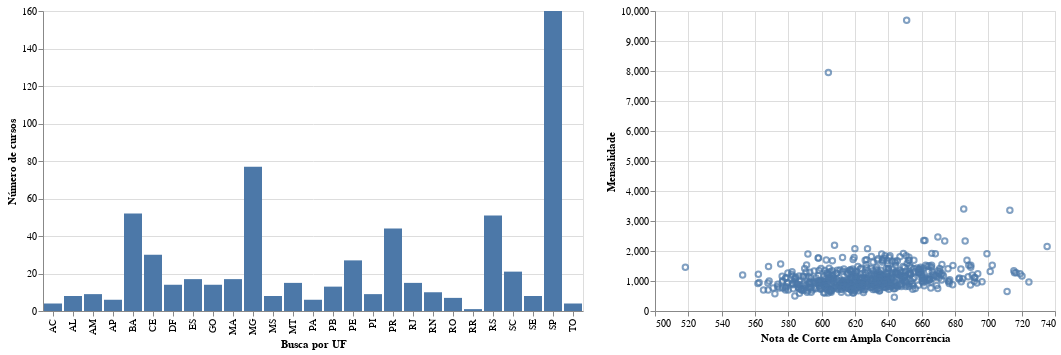

The notebook cell this image was saved under:
### Markdown cell above
# **Informações de cursos por busca**

O usuário deve fornecer um nome de curso disponível no dataset e será apresentado a ele um gráfico com as informações de busca.

### Code cell
Curso = input(str('Busque aqui um curso para obter informações: '))

tabela_curso = cursos[cursos.nome == Curso]

selecao = alt.selection_multi(fields=['uf_busca'])

hist = alt.Chart(tabela_curso).mark_bar().encode(
    x = alt.X(
        'uf_busca',
        axis = alt.Axis(title = 'Busca por UF')
        ),

    y = alt.Y(
        'count()',
        axis = alt.Axis(title = 'Número de cursos')
        ),
    color = alt.condition(selecao,'nome',alt.value('lightgray'), legend = None)
).add_selection(
    selecao
)

point = alt.Chart(tabela_curso).mark_point().encode(
    x = alt.X('nota_integral_ampla',
              scale = alt.Scale(zero = False),
              axis = alt.Axis(title = 'Nota de Corte em Ampla Concorrência')
              ),

    y = alt.Y('mensalidade',
              scale = alt.Scale(zero = False),
              axis = alt.Axis(title = 'Mensalidade')
             ),
    tooltip = ['nota_integral_ampla', 'mensalidade', 'universidade_nome', 'cidade_busca', 'turno']
).transform_filter(
    selecao
).interactive()

hist | point

### Figure 1 — Vega-Lite specification as saved in the notebook (floating-point values rounded to 4 significant figures; data arrays with more than 128 entries replaced by an {"elided": "..."} marker saying what was removed)
{"config": {"view": {"continuousWidth": 400, "continuousHeight": 300}}, "hconcat": [{"mark": "bar", "encoding": {"color": {"condition": {"field": "nome", "legend": null, "type": "nominal", "selection": "selector006"}, "value": "lightgray"}, "x": {"axis": {"title": "Busca por UF"}, "field": "uf_busca", "type": "nominal"}, "y": {"aggregate": "count", "axis": {"title": "Número de cursos"}, "type": "quantitative"}}, "selection": {"selector006": {"type": "multi", "fields": ["uf_busca"]}}}, {"mark": "point", "encoding": {"tooltip": [{"field": "nota_integral_ampla", "type": "quantitative"}, {"field": "mensalidade", "type": "quantitative"}, {"field": "universidade_nome", "type": "nominal"}, {"field": "cidade_busca", "type": "nominal"}, {"field": "turno", "type": "nominal"}], "x": {"axis": {"title": "Nota de Corte em Ampla Concorrência"}, "field": "nota_integral_ampla", "scale": {"zero": false}, "type": "quantitative"}, "y": {"axis": {"title": "Mensalidade"}, "field": "mensalidade", "scale": {"zero": false}, "type": "quantitative"}}, "selection": {"selector007": {"type": "interval", "bind": "scales", "encodings": ["x", "y"]}}, "transform": [{"filter": {"selection": "selector006"}}]}], "data": {"name": "data-50efd668955e52da24579a0e04d3528c"}, "$schema": "https://vega.github.io/schema/vega-lite/v4.17.0.json", "datasets": {"data-50efd668955e52da24579a0e04d3528c": {"elided": "647 records"}}}
